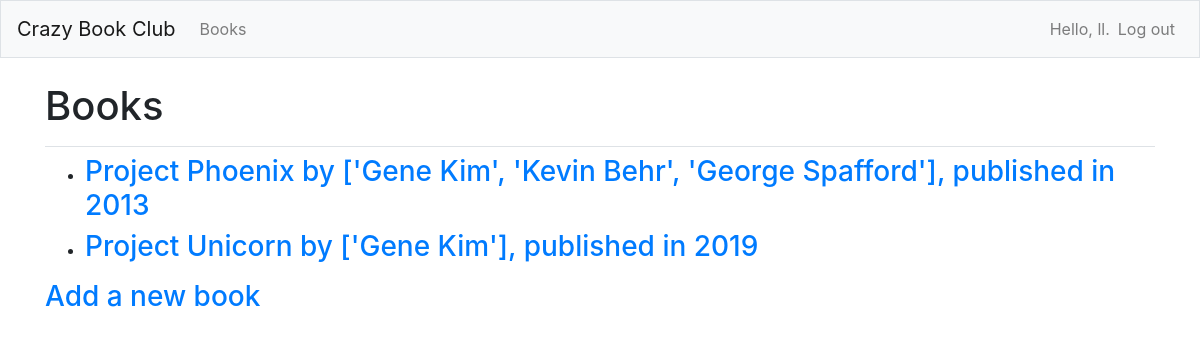
Page /books/ (signed in) on the earlier database version.
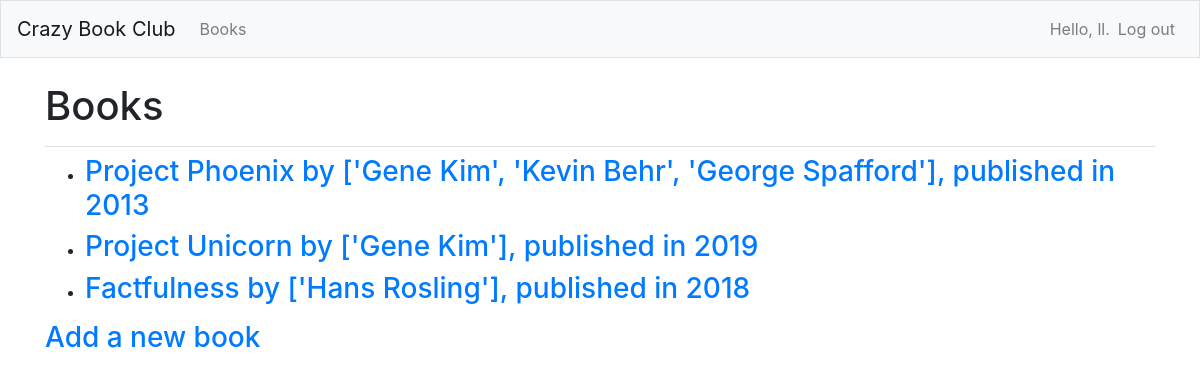
Same page on the later database version.
### cbc/models.py (models this page shows)
class Book(models.Model):
    name = models.CharField(max_length=150) #limits the length of the name
    authors = models.JSONField()
    year_published = models.IntegerField()
    date_added = models.DateTimeField(auto_now_add=True) #automatically sets field when first created
    date_modified = models.DateTimeField(auto_now=True) #automatically sets field each time its saved
    owner = models.ForeignKey(User, on_delete=models.CASCADE)
    def __str__(self):
        return f"{self.name} by {self.authors}, published in {self.year_published}"

### cbc/views.py (the view)
# urls.py: path('books/', views.books, name='books'),
@login_required
def books(request):
    books = Book.objects.filter(owner=request.user).order_by('date_added')
    context = {'books': books}
    return render(request, 'crazy_book_club/books.html', context)

### cbc/templates/crazy_book_club/books.html
{% extends "crazy_book_club/base.html" %}
{% block page_header %}
    <h1>Books</h1>
{% endblock page_header %}
{% block content %}
  <ul>
    {% for book in books %}
        <li><h3>
            <a href="{% url 'crazy_book_club:book' book.id %}">{{ book }}</a>
        </h3></li>
    {% empty %}
        <li><h3>No books have been added yet :(</h3></li>
    {% endfor %}
  </ul>
  <h3><a href="{% url 'crazy_book_club:new_book' %}">Add a new book</a></h3>
{% endblock content %}

Differences in the rows shown:
added Book: name+authors+year_published "Factfulness by ['Hans Rosling'], published in 2018"
